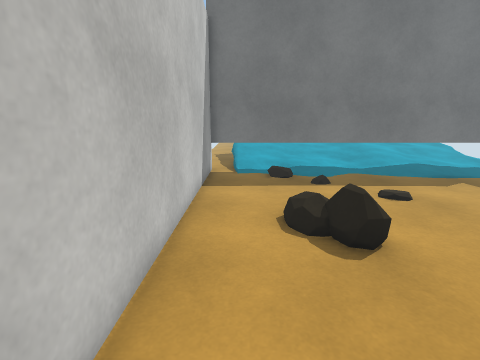
[1] (above)

14 first-person views from a walk through a scene from a Unity 3-D project. The camera is 1.4 m above the floor, tilts 12° down and sees 85° across. The floor is counted in squares, 0.5 m on a side. Each view is taken from the middle of a square. On the plan, view 1 faces up. The plan holds only what a view shows up to about 19 squares ahead; the rest is blank. The place goes on beyond the plan. Surface patterns are stand-ins for the level's own textures.

[2]
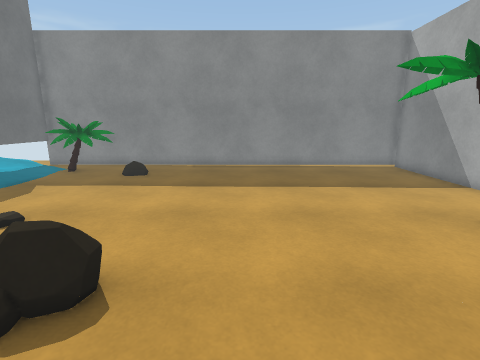

[3]
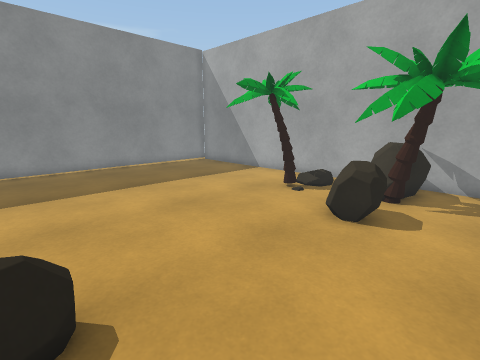

[4]
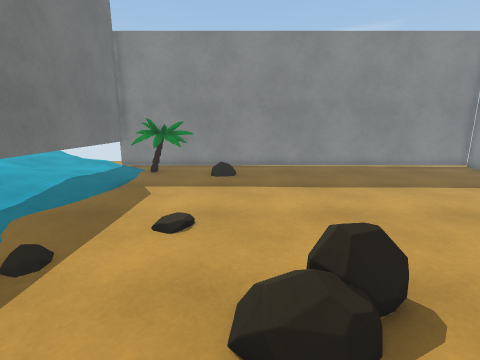

[5]
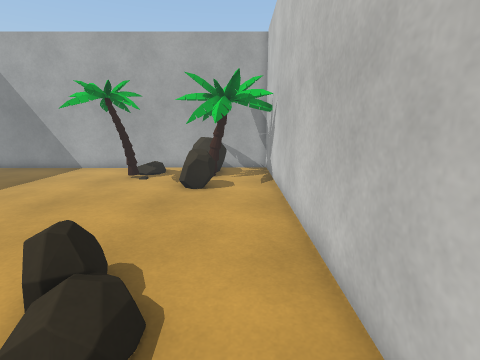

[6]
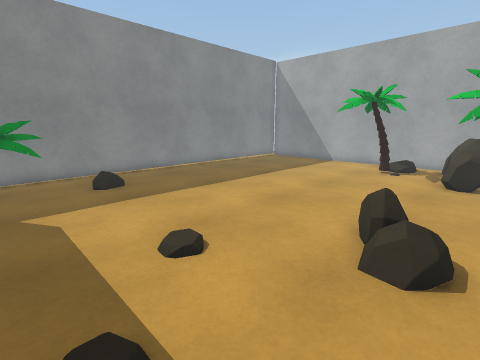

[7]
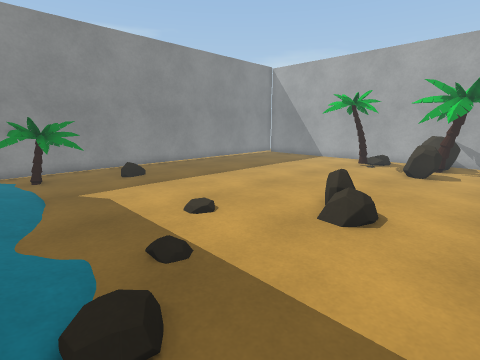

[8]
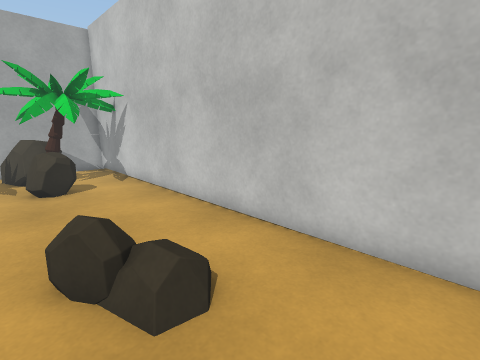

[9]
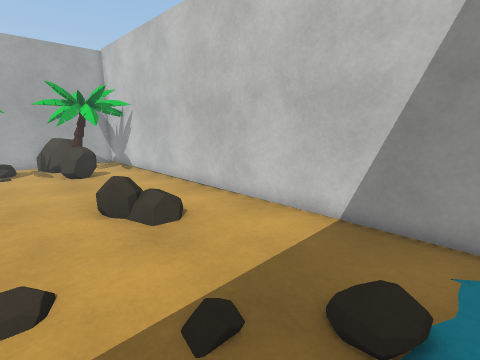

[10]
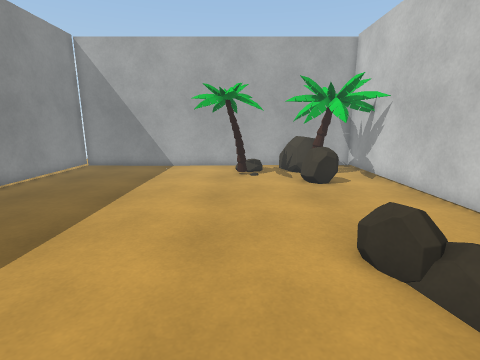

[11]
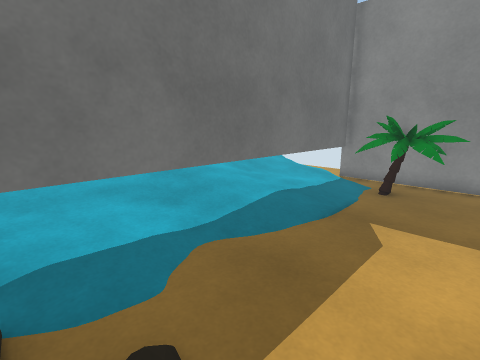

[12]
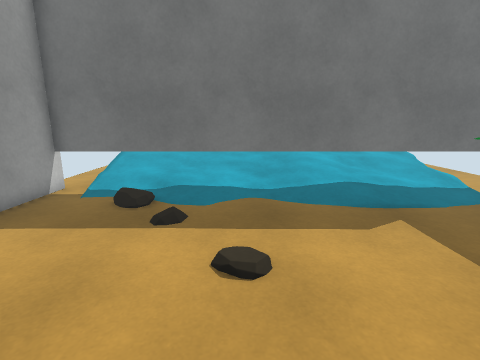

[13]
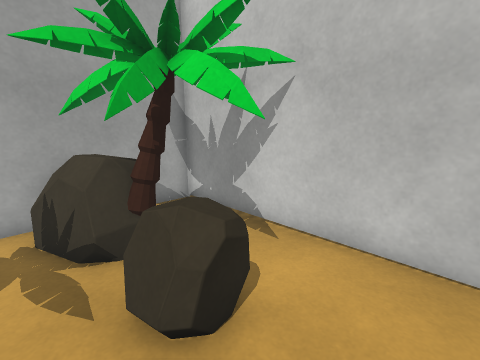

[14]
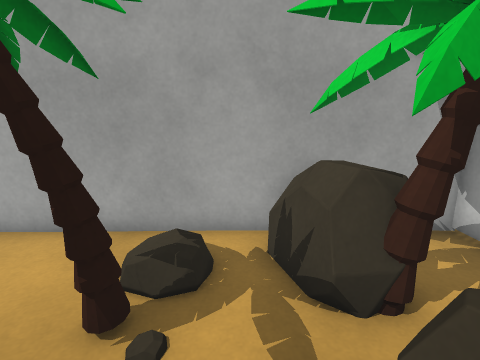

### Floor plan
Key: @ floor where view 1 was taken; # wall or solid block; . main floor; : floor 0.25 m higher than the main floor; = window, fence, low wall or low ledge; ^ raised ledge; T thing the floor can be seen under or through; O other object.
Columns run from 2 left of view 1 to 17 right of it. Each row starts with its distance up from view 1.
 16 ###################
 15 #.....::...::::..=#
 14 #...:...........###
 13 #...............###
 12 #...............=##
 11 #...............=###
 10 #..................#
  9 #...............O..#
  8 #...:..............#
  7 #...#=.............#
  6 #...#=.............#
  5 #..................#
  4 #..................#
  3 #..................#
  2 #..................#
  1 #..................#
  0 #.@................#
 -1 #..#=..............#
 -2 #..T^=.............#
 -3 #..TT#.............#
 -4 #..TT...#..........#
 -5 #..TT=.:#..........#
 -6 #..=#=.::..........#
 -7 #..=#=.............#
 -8 ####################

Positions as (right, up) in squares from view 1, and headings:
1: (0, 0), facing up
2: (-1, 3), facing right
3: (-1, 6), facing down-right
4: (-1, 8), facing right
5: (0, 10), facing down
6: (1, 13), facing down-right
7: (-1, 15), facing down-right
8: (4, 11), facing down-left
9: (6, 15), facing down-left
10: (6, 11), facing down
11: (3, 10), facing up-right
12: (6, 5), facing up
13: (4, 1), facing down-left
14: (4, -1), facing down
